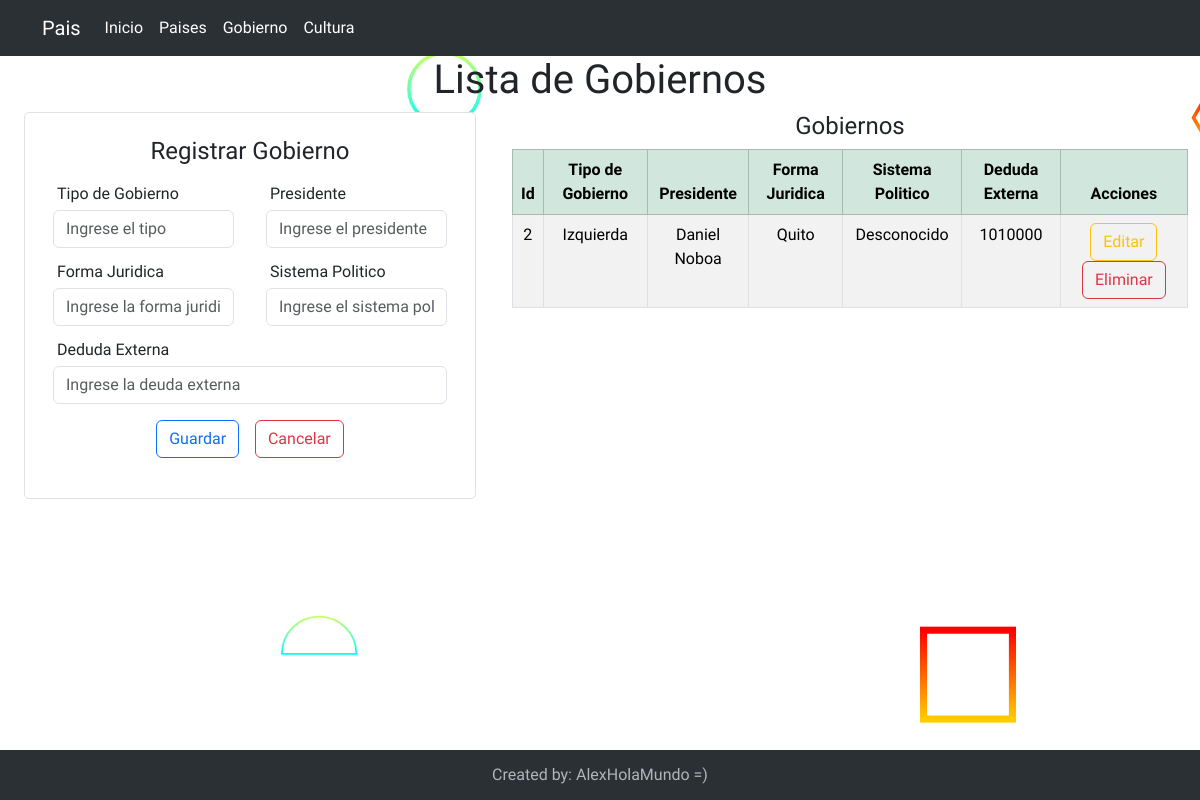
The page /gobierno/ on the database as committed earlier.
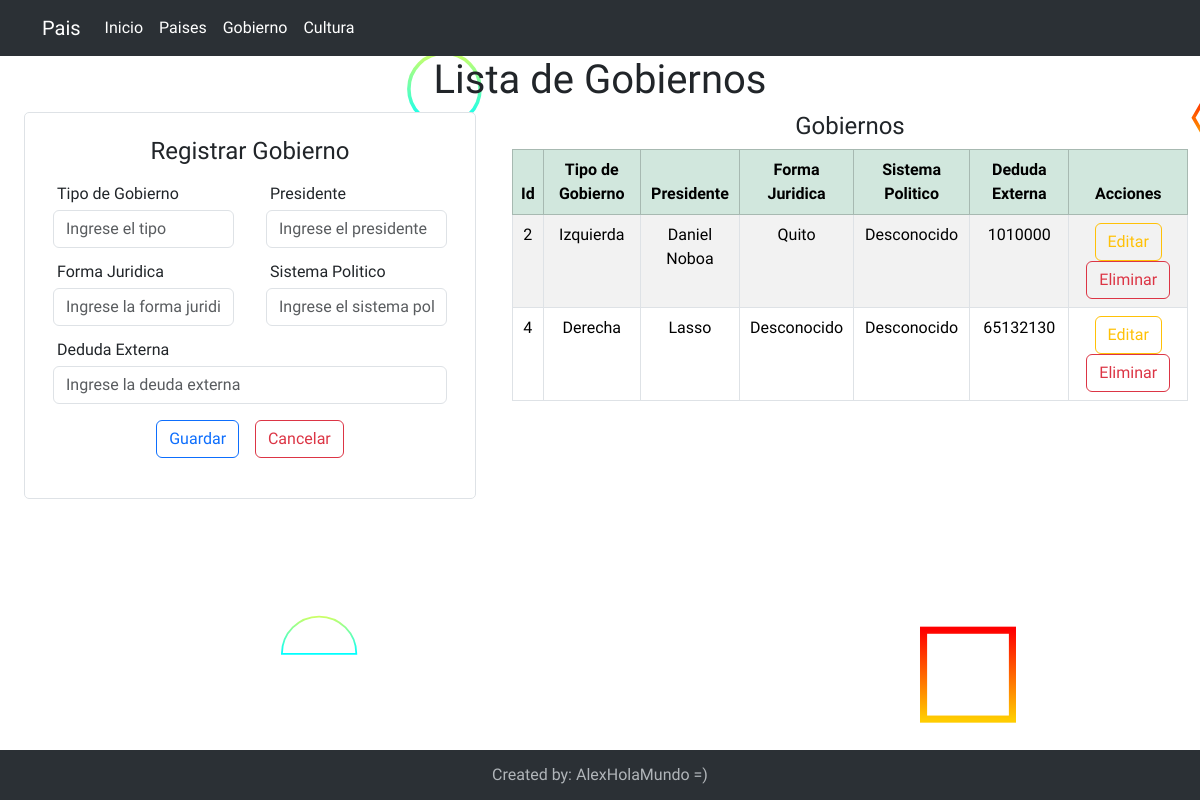
The same page on the database as committed later.
### Aplicaciones/Evaluacion/models.py (models this page shows, shortened)
class Gobierno(models.Model):
    id= models.AutoField(primary_key=True, verbose_name='Id del Gobierno')
    tipo_gobierno= models.CharField(max_length=50, verbose_name='Tipo de Gobierno')
    presidente= models.CharField(max_length=50, verbose_name='Presidente')
    forma_juridica= models.CharField(max_length=50, verbose_name='Capital')
    sistema_politico= models.CharField(max_length=50, verbose_name='Sistema Politico')
    deuda_externa= models.CharField(max_length=50, verbose_name='Deuda Externa')

### Aplicaciones/Evaluacion/views.py (the view)
# urls.py: path('gobierno/',views.gobierno, name='gobierno'),
def gobierno(request):
    gobiernosBdd=Gobierno.objects.all()
    return render (request, 'gobierno.html', {'gobiernos': gobiernosBdd})

### Aplicaciones/Evaluacion/templates/gobierno.html (shortened to what the changed rows need)
{% extends "./plantilla.html" %} {% block contenido %}
<h1 class="text-center">Lista de Gobiernos</h1>
<div class="row m-0 p-0">
  <div class="col-md-7">
    <table class="table table-striped table-hover table-bordered">
      <thead>
        <tr class="table-success">
          <th class="text-center" scope="col">Id</th>
          <th class="text-center" scope="col">Tipo de Gobierno</th>
          <th class="text-center" scope="col">Presidente</th>
          <th class="text-center" scope="col">Forma Juridica</th>
          <th class="text-center" scope="col">Sistema Politico</th>
          <th class="text-center" scope="col">Deduda Externa</th>
          <th class="text-center" scope="col">Acciones</th>
        </tr>
      </thead>
      <tbody>
        {% for gobierno in gobiernos %}
        <tr>
          <td class="text-center">{{gobierno.id }}</td>
          <td class="text-center">{{gobierno.tipo_gobierno }}</td>
          <td class="text-center">{{gobierno.presidente }}</td>
          <td class="text-center">{{gobierno.forma_juridica }}</td>
          <td class="text-center">{{gobierno.sistema_politico }}</td>
          <td class="text-center">{{gobierno.deuda_externa }}</td>
          <td class="text-center">
            <a href="" class="btn btn-outline-warning">Editar</a>
            <a
              href="/eliminarGobierno/{{gobierno.id}}"
              class="btn btn-outline-danger"
              >Eliminar</a
            >
          </td>
        </tr>
        {% endfor %}
      </tbody>
    </table>
  </div>
</div>
{% endblock contenido %}

Rows that differ between the two databases and show on the page:
added Gobierno: id "4", tipo_gobierno "Derecha", presidente "Lasso", forma_juridica "Desconocido", sistema_politico "Desconocido", deuda_externa "65132130"
